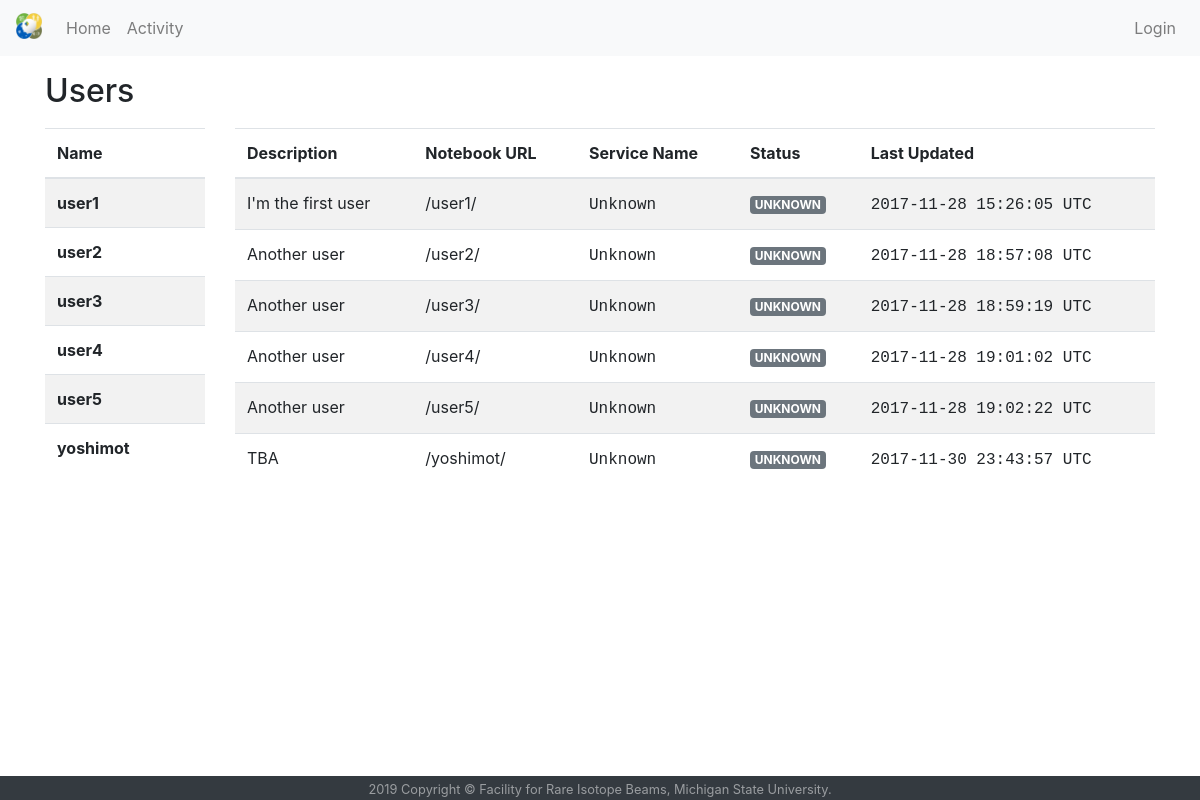
Screenshot of /users with the database file from the repository.
### app/models.py (models this page shows, shortened)
class User(db.Model):
    id = db.Column(db.Integer, primary_key=True)
    name = db.Column(db.String(64), index=True, unique=True)
    timestamp = db.Column(db.DateTime,
                          default=datetime.utcnow,
                          onupdate=datetime.utcnow)
    admin_id = db.Column(db.Integer, db.ForeignKey('admin.id'))
    description = db.Column(db.String(100))
    password_hash = db.Column(db.String(128))
    containers = db.relationship('Container', backref='user', lazy='dynamic')
    @property
    def local_time(self):
        return utc2local(self.timestamp)
    @property
    def container_name(self):
        try:
            return self.containers[-1].name
        except IndexError:
            return "Unknown"
    @property
    def container_id(self):
        try:
            return self.containers[-1].shortid
        except IndexError:
            return "Unknown"
    @property
    def container_status(self):
        try:
            return self.containers[-1].status
        except IndexError:
            return "Unknown"
    @property
    def notebook_url(self):
        return url_for('proxy_nb', name=self.name)

### app/views/user.py (the view, shortened to what this page needs)
class UserListAPI(Resource):
    def __init__(self):
        self.rp = reqparse.RequestParser()
        self.rp.add_argument('username', type=str, required=True,
                help='No username provided', location='json')
        self.rp.add_argument('password', type=str, required=True,
                help='No password provided', location='json')
        self.rp.add_argument('description', type=str, default='TBA',
                location='json')
        super(UserListAPI, self).__init__()
    def get(self):
        users = User.query.all()
        if request_json():
            return {'users': [marshal(u, user_fields) for u in users]}
        return Response(
                    render_template('show_users.html',
                        users=[marshal(u, user_fields) for u in users]),
                        mimetype='text/html')

### app/utils.py (called while the page is built)
def utc2local(u_time):
    utc_now = u_time.replace(tzinfo=pytz.utc)
    try:
        l_tz = tzlocal.get_localzone()
        l_time = utc_now.astimezone(l_tz)
    except pytz.UnknownTimeZoneError:
        l_time = utc_now.astimezone()
    return l_time.strftime("%Y-%m-%d %H:%M:%S %Z")

def request_json():
    best = request.accept_mimetypes \
            .best_match(['application/json', 'text/html'])
    return best == 'application/json'

### templates/show_users.html (shortened to what this page needs)
{% extends "base.html" %}
{% set title = 'User Administration' %}
{% block container %}
<div class="container mt-3">
    <div class="row">
        <div class="col-sm-12">
            <div class="page-header">
                <h2>Users</h2>
            </div>
        </div>
    </div>
    <div class="row">
        <div class="col-sm-2">
            <div class="sidebar">
                <table class="table table-striped table-hover">
                    <thead>
                    <tr>
                        <th>Name</th>
                    </tr>
                    </thead>
                    <tbody>
                    {% for user in users %}
                    <tr>
                        {% if session['logged_in_user'] == user.name %}
                        <td><a href={{ user.uri }}><strong>{{ user.name }}</strong></a></td>
                        {% else %}
                        <td><strong>{{ user.name }}</strong></a></td>
                        {% endif %}
                    </tr>
                    {% endfor %}
                    </tbody>
                </table>
            </div>
        </div>
        <div class="col-sm-10">
            <div class="content">
                <table class="table table-striped table-hover">
                    <thead>
                    <tr>
                        <th>Description</th>
                        <th>Notebook URL</th>
                        <th>Service Name</th>
                        <th>Status</th>
                        <th>Last Updated</th>
                    </tr>
                    </thead>
                    <tbody>
                    {% for user in users %}
                    <tr>
                        <td>{{ user.description }}</td>
                        {% if user.notebook_url != 'Unknown' and session['logged_in_user'] == user.name or session['logged_in_admin'] %}
                        <td><a class="nblink" data-token="{{ user.password_hash }}" href={{ user.notebook_url }}>{{ user.notebook_url }}</a></td>
                        {% else %}
                        <td>{{ user.notebook_url }}</td>
                        {% endif %}
                        {% if user.container_name != 'Unknown' %}
                        <td><a href={{ url_for('container', name=user.container_name) }}><tt>{{ user.container_name }}</tt></a></td>
                        {% else %}
                        <td><tt>{{ user.container_name }}</tt></td>
                        {% endif %}
                        {% if user.container_status == 'running' %}
                        <td><span style="min-width:70px;display:inline-block;" class="badge badge-success text-uppercase">{{ user.container_status }}</span></td>
                        {% elif user.container_status == 'exited' %}
                        <td><span style="min-width:70px;display:inline-block;" class="badge badge-danger text-uppercase">{{ user.container_status }}</span></td>
                        {% elif user.container_status == 'paused' %}
                        <td><span style="min-width:70px;display:inline-block;" class="badge badge-warning text-uppercase">{{ user.container_status }}</span></td>
                        {% else %}
                        <td><span style="min-width:70px;display:inline-block;" class="badge badge-secondary text-uppercase">{{ user.container_status }}</span></td>
                        {% endif %}
                        <td><tt>{{ user.timestamp }}</tt></td>
                    </tr>
                    {% endfor %}
                    </tbody>
                </table>
            </div>
        </div>
    </div>
</div>
{% endblock %}

### templates/base.html (shortened to what this page needs)
<!DOCTYPE HTML>
<html>
    <head>
        <link rel="stylesheet" type="text/css" href="{{ url_for('static', filename='bootstrap-4.3.1/css/bootstrap.min.css') }}">
    </head>
    </body>
        <nav class="navbar navbar-expand-lg navbar-light bg-light">
            <a href="https://frib.msu.edu/" target="_blank" class="navbar-brand">
                <img src="{{ url_for('static', filename='img/frib-logo.png') }}" width="26" height="26" class="d-inline-block align-top" alt="">
            </a>
            <div id="navbarNav" class="collapse navbar-collapse">
                <div class="navbar-nav">
                    <a class="nav-item nav-link" href="{{ url_for('index') }}">Home<span class="sr-only">(current)</span></a>
                    <a class="nav-item nav-link" href="{{ url_for('users') }}">Activity</a>
                </div>
                <div class="navbar-nav ml-auto">
                    {% if session['logged_in'] %}
                    <a class="nav-item nav-link" href="{{ url_for('user', name=session['logged_in_user']) }}"><span class="badge badge-info">{{ session['logged_in_user'] }}</span></a>
                    <a class="nav-item nav-link nav-logout" href='#' data-url="{{ url_for('u_login') }}">Logout</a>
                    {% elif session['logged_in_admin'] %}
                    <a class="nav-item nav-link" href="{{ url_for('u_admin') }}"><span class="badge badge-danger">{{ session['logged_in_admin'] }}</span></a>
                    <a class="nav-item nav-link nav-logout" href='#' data-url="{{ url_for('u_login') }}">Logout</a>
                    {% else %}
                    <a class="nav-item nav-link" href="{{ url_for('u_login') }}">Login</a>
                    {% endif %}
                </div>
            </div>
        </nav>
        {% block container %}{% endblock %}
        <footer>
        <div class="bg-dark fixed-bottom text-center text-white-50">
            <div class="container">
                <small>2019 Copyright &copy; Facility for Rare Isotope Beams, Michigan State University.</small>
            </div>
        </div>
        </footer>
    </body>
</html>

### templates/show_users.html (style rules this page uses)
.row > div { margin-bottom: 10px; }
.sidebar { background: #FFFFFF; }
.content { background: #FFFFFF; }
.sidebar, .content { min-height: 300px; }

### rows the page displays
User: name "user1", description "I'm the first user"
User: name "user2", description "Another user"
User: name "user3", description "Another user"
User: name "user4", description "Another user"
User: name "user5", description "Another user"
User: name "yoshimot", description "TBA"

### other values shown
{{ user.notebook_url }} "/user1/" "/user2/" "/user3/" "/user4/" "/user5/" "/yoshimot/"
{{ user.container_name }} "Unknown" "Unknown" "Unknown" "Unknown" "Unknown" "Unknown"
{{ user.container_status }} "UNKNOWN" "UNKNOWN" "UNKNOWN" "UNKNOWN" "UNKNOWN" "UNKNOWN"
{{ user.timestamp }} "2017-11-28 15:26:05 UTC" "2017-11-28 18:57:08 UTC" "2017-11-28 18:59:19 UTC" "2017-11-28 19:01:02 UTC" "2017-11-28 19:02:22 UTC" "2017-11-30 23:43:57 UTC"
